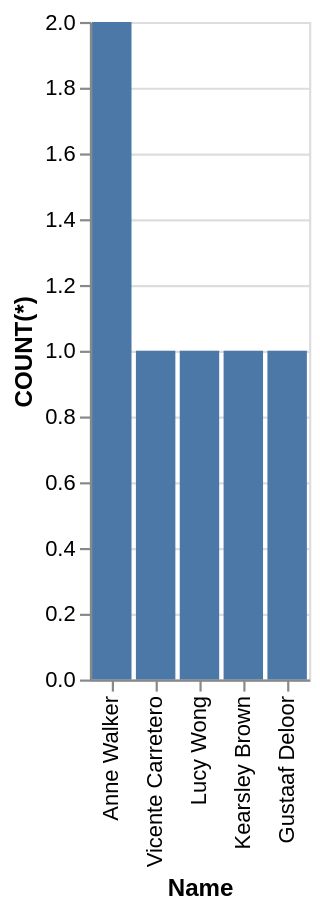

Express this chart as Vega-Lite.
### Vega-Lite specification from a JSON file in a GitHub repository (floating-point values rounded to 4 significant figures)
{"data": {"values": [{"x_data": "Anne Walker", "y_data": 2}, {"x_data": "Vicente Carretero", "y_data": 1}, {"x_data": "Lucy Wong", "y_data": 1}, {"x_data": "Kearsley Brown", "y_data": 1}, {"x_data": "Gustaaf Deloor", "y_data": 1}]}, "mark": "bar", "encoding": {"x": {"field": "x_data", "type": "nominal", "title": "Name", "sort": {"op": "sum", "field": "y_data", "order": "descending"}}, "y": {"field": "y_data", "type": "quantitative", "title": "COUNT(*)"}}}
